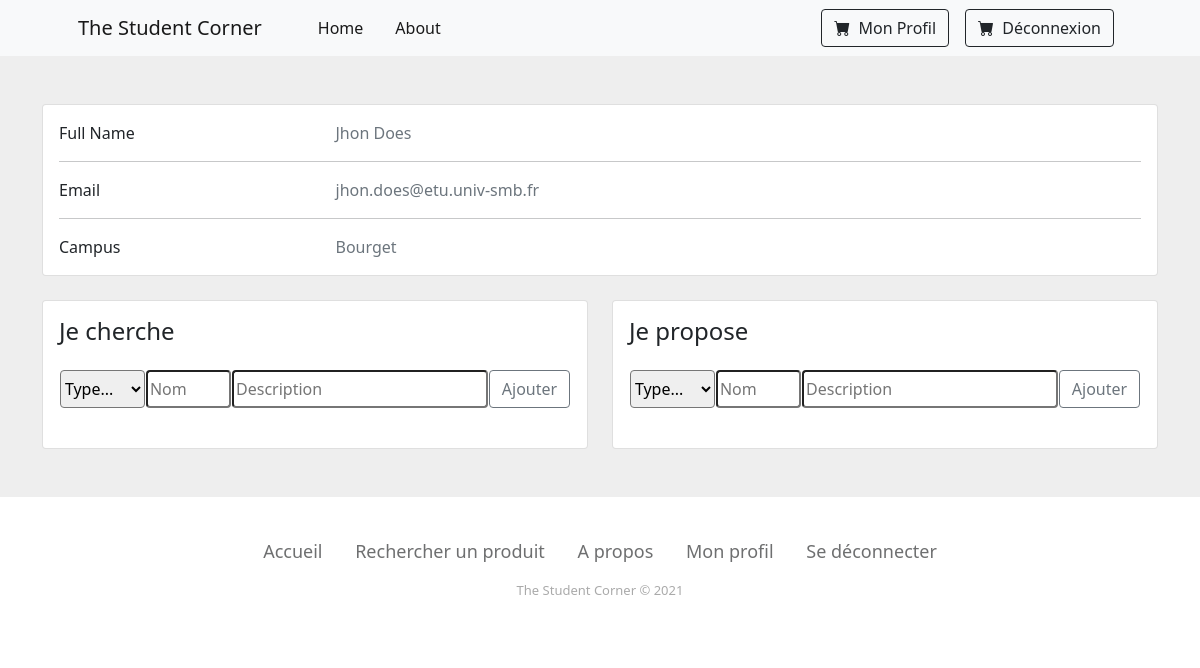
Before: /?r=user/profil (signed in) with the older database file.
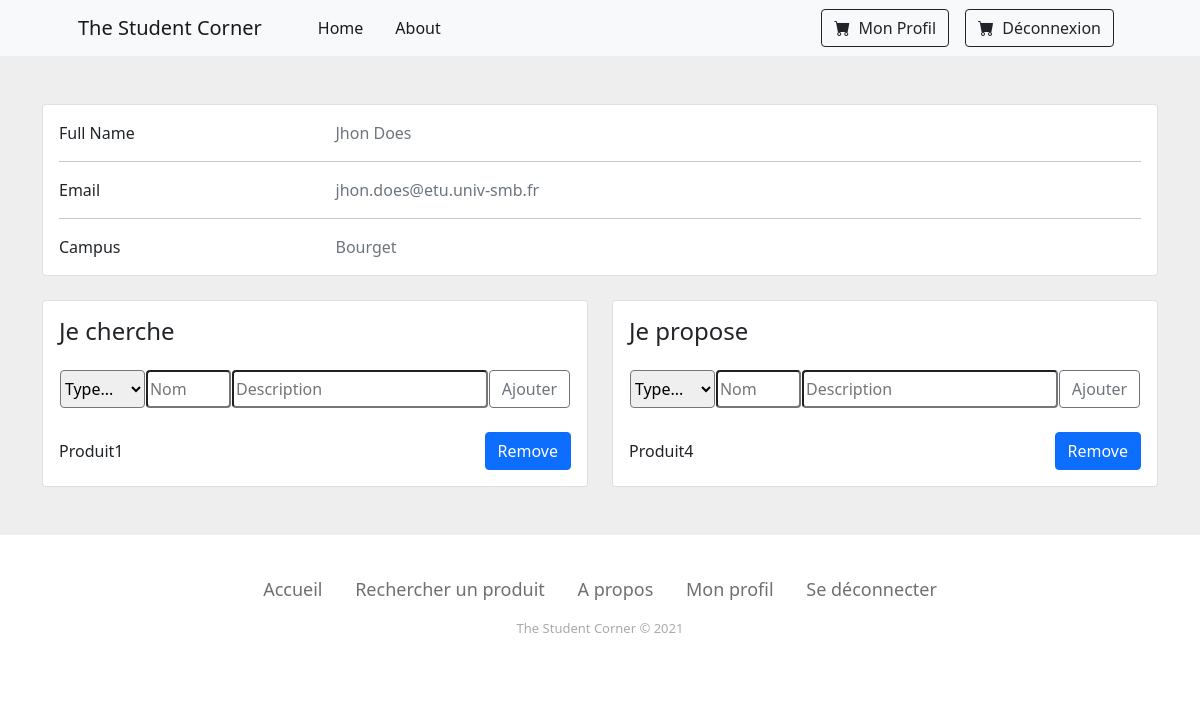
After: the same page with the newer database file.
### tables this page shows
CREATE TABLE IF NOT EXISTS produit (
    idproduit int(11) NOT NULL AUTO_INCREMENT,
    nom varchar(100) NOT NULL,
    description varchar(100) NOT NULL,
    type int(11) NOT NULL,
    PRIMARY KEY (idproduit)
);

### tools.php (called while the page is built, shortened)
<?php
spl_autoload_register(function($name) {
	$dir = "model";
	if (strpos($name,"Controller") !== FALSE)
		$dir = "controller";
	$path = $dir."/".$name.".php";
});

### controller/Controller.php (called while the page is built, shortened)
<?php
class Controller {
	public function render($view, $d=null) {
		$controller = get_class($this);
		$model = substr($controller, 0,
		strpos($controller, "Controller"));
		$data = $d;
		include_once "view/header.php";
		include_once "view/".strtolower($model)."/".$view.".php";
		include_once "view/footer.php";
	}
}

### controller/UserController.php (called while the page is built, shortened)
<?php
class UserController extends Controller {
  public function profil(){
    $user = unserialize($_SESSION["user"]);
    $offres = $user->getOffres();
    $demandes = $user->getDemandes();
    $this->render("profil", ["user"=>$user,"offres"=>$offres,"demandes"=>$demandes]);
  }
}

### index.php (called while the page is built, shortened)
<?php
include_once "db.php";
include_once "tools.php";
include_once "controller/route.php";

### model/Model.php (called while the page is built, shortened)
<?php
class Model {
	public function __construct($id=null) {
		$class = get_class($this);
		$table = strtolower($class);
		if ($id != null) {
			$st = db()->prepare("select * from $table where id$table=:id");
			$st->bindValue(":id", $id);
			$st->execute();
		}
	}
	public function __get($fieldName) {
		$varName = "_".$fieldName;
		if (property_exists(get_class($this), $varName))
			return $this->$varName;
		else {
			throw new Exception("Unknown variable: ".$fieldName." in ".get_class($this));
		}
	}
}

### db.php (called while the page is built)
<?php
$db = new PDO("mysql:host=localhost;dbname=info732","root","");
$db->exec("SET NAMES 'utf8';");
function db() { global $db; return $db; }

### model/Utilisateur.php (called while the page is built, shortened)
<?php
class Utilisateur extends Model {
	public function getOffres() {
		$st = db()->prepare("SELECT * from offre WHERE idutilisateur = :idutilisateur");
		$st->bindValue(":idutilisateur", $this->idutilisateur);
		$st->execute();
		$offres = array();
		while($row = $st->fetch(PDO::FETCH_ASSOC)) {
			$offres[] = new Produit($row['idoffre']);
		}
		return $offres;
	}
	public function getDemandes() {
		$st = db()->prepare("SELECT * from demande WHERE idutilisateur = :idutilisateur");
		$st->bindValue(":idutilisateur", $this->idutilisateur);
		$st->execute();
		$demandes = array();
		while($row = $st->fetch(PDO::FETCH_ASSOC)) {
			$demandes[] = new Produit($row['iddemande']);
		}
		return $demandes;
	}
}

### view/user/profil.php (the view)
<section style="background-color: #eee;">
  <div class="container py-5">
    <div class="row mb-4 d-flex justify-content-center">
		<div class="col-md-12">
			<div class="card mb-4 mb-md-0">
				<div class="card-body">
					<div class="row">
						<div class="col-sm-3">
							<p class="mb-0">Full Name</p>
						</div>
						<div class="col-sm-9">
							<p class="text-muted mb-0"><?php print($data["user"]->prenom." ".$data["user"]->nom); ?></p>
						</div>
					</div>
					<hr>
					<div class="row">
						<div class="col-sm-3">
							<p class="mb-0">Email</p>
						</div>
						<div class="col-sm-9">
							<p class="text-muted mb-0"><?php print($data["user"]->email); ?></p>
						</div>
					</div>
					<hr>
					<div class="row">
						<div class="col-sm-3">
							<p class="mb-0">Campus</p>
						</div>
						<div class="col-sm-9">
						<p class="text-muted mb-0"><?php print($data["user"]->idcampus->nom_campus); ?></p>
						</div>
					</div>
				</div>
			</div>
		</div>
	</div>
	<div class="row d-flex justify-content-center">
		<?php
			foreach(["Je cherche" => "demandes", "Je propose" => "offres"] as $title => $name){
				echo <<<html
				<div class="col-md-6">
				<div class="card mb-4 mb-md-0">
					<div class="card-body">
						<h4 class="mb-4">$title</h4>
						<div class="row mb-4 d-flex justify-content-center">
							<form class="col-md-12" action=".?r=user/profil" method="post" id="addProductForm">
								<input type="hidden" value="addProduct" name="action" />
								<input type="hidden" value="$name" name="to" />
								<div class="input-group d-flex justify-content-around">
									<select name="type" class="col-md-2 rounded">
										<option selected>Type...</option>
										<option value="1">Service</ option>
										<option value="2">Produit</option>
									</select>
									<input type="text" id="nom" name="nom" placeholder="Nom" class="col-md-2 rounded" />
									<input type="text" id="desc" name="desc" placeholder="Description" class="col-md-6 rounded" />
									<div class="input-group-append">
										<button class="btn btn-outline-secondary" type="submit" nmae="submit">Ajouter</button>
									</div>
								</div>
							</form>
						</div>
				html;
				foreach($data[$name] as $d){
					echo <<<hop
					<div class="d-flex justify-content-between mt-3">
						<p class="mb-0 align-self-center">$d->nom</p>
						<button type="button" class="btn btn-primary btn-floating btn-remove" data-id="$d->idproduit">Remove</button>
					</div>
					hop;
				};
				echo <<<html
						</div>
					</div>
				</div>
				html;
			};
		?>
    </div>
  </div>
</section>

### controller/route.php (shortened to what this page needs)
<?php
$parameters = array();
if (isset($_GET))
	foreach($_GET as $k=>$v)
		$parameters[$k] = $v;
function parameters() {
	global $parameters;
	return $parameters;
}
if (isset(parameters()["r"])) {
	$route = parameters()["r"];
	if (strpos($route,"/") === FALSE)
		list($controller, $action) = array($route, "index");
	else
		list($controller, $action) = explode("/", $route);
	$controller = ucfirst($controller)."Controller";
	if (class_exists($controller)) {
		$c = new $controller();
		$c->$action();
	}
} else {
	$c = new SiteController();
	$c->index();
}

### view/header.php (shortened to what this page needs)
<!DOCTYPE html>
<html>
<head>
	<link rel="stylesheet" href="https://cdn.jsdelivr.net/npm/bootstrap-icons@1.6.0/font/bootstrap-icons.css">
	<link rel="stylesheet" type="text/css" href="./css/bootstrap.css"/>
	<link rel="stylesheet" type="text/css" href="./css/style.css"/>
</head>
<body>
	<main>
	<header>
		<nav class="navbar navbar-expand-lg navbar-light bg-light">
            <div class="container px-4 px-lg-5">
                <a class="navbar-brand" href=".">The Student Corner</a>
				<ul class="navbar-nav me-auto mb-2 mb-lg-0 ms-lg-4 flex-row h-100">
					<li class="nav-item mx-2"><a class="nav-link active" href=".">Home</a></li>
					<li class="nav-item mx-2"><a class="nav-link active" href=".?r=about">About</a></li>
				</ul>
				<?php if (isset($_SESSION['user'])){?>
					<a class="text-decoration-none d-flex px-2" href=".?r=user/profil">
						<button class="btn btn-outline-dark" type="submit">
							<i class="bi-cart-fill me-1"></i>
							Mon Profil
						</button>
					</a>
					<a class="text-decoration-none d-flex px-2" href=".?r=user/logout">
						<button class="btn btn-outline-dark" type="submit">
							<i class="bi-cart-fill me-1"></i>
							Déconnexion
						</button>
					</a>
				<?php } ?>
            </div>
        </nav>
	</header>
	<section class="background">

### view/footer.php
</section>
    <div class="footer-basic">
        <footer>
            <ul class="list-inline">
                <li class="list-inline-item"><a href="">Accueil</a></li>
                <li class="list-inline-item"><a href=".?r=site/index">Rechercher un produit</a></li>
                <li class="list-inline-item"><a href=".?r=about/index">A propos</a></li>
				<?php if (isset($_SESSION['user'])){?>
                    <li class="list-inline-item"><a href=".?r=user/profil">Mon profil</a></li>
                    <li class="list-inline-item"><a href=".?r=user/logout">Se déconnecter</a></li>
                <?php }else{?>
                    <li class="list-inline-item"><a href=".?r=user/login">Se connecter</a></li>
                    <li class="list-inline-item"><a href=".?r=user/register">S'inscrire</a></li>
                <?php } ?>
                </ul>
            <p class="copyright">The Student Corner © 2021</p>
        </footer>
    </div>
</main>
</body>
</html>

### css/style.css (style rules this page uses)
.footer-basic { padding:40px 0; background-color:#ffffff; color:#4b4c4d; }
.footer-basic ul { padding:0; list-style:none; text-align:center; font-size:18px; line-height:1.6; margin-bottom:0; }
.footer-basic li { padding:0 10px; }
.footer-basic ul a { color:inherit; text-decoration:none; opacity:0.8; }
.footer-basic .copyright { margin-top:15px; text-align:center; font-size:13px; color:#aaa; margin-bottom:0; }

Changed rows visible on the page:
added produit: nom "Produit1", shown under "Je cherche"
added produit: nom "Produit4", shown under "Je propose"
